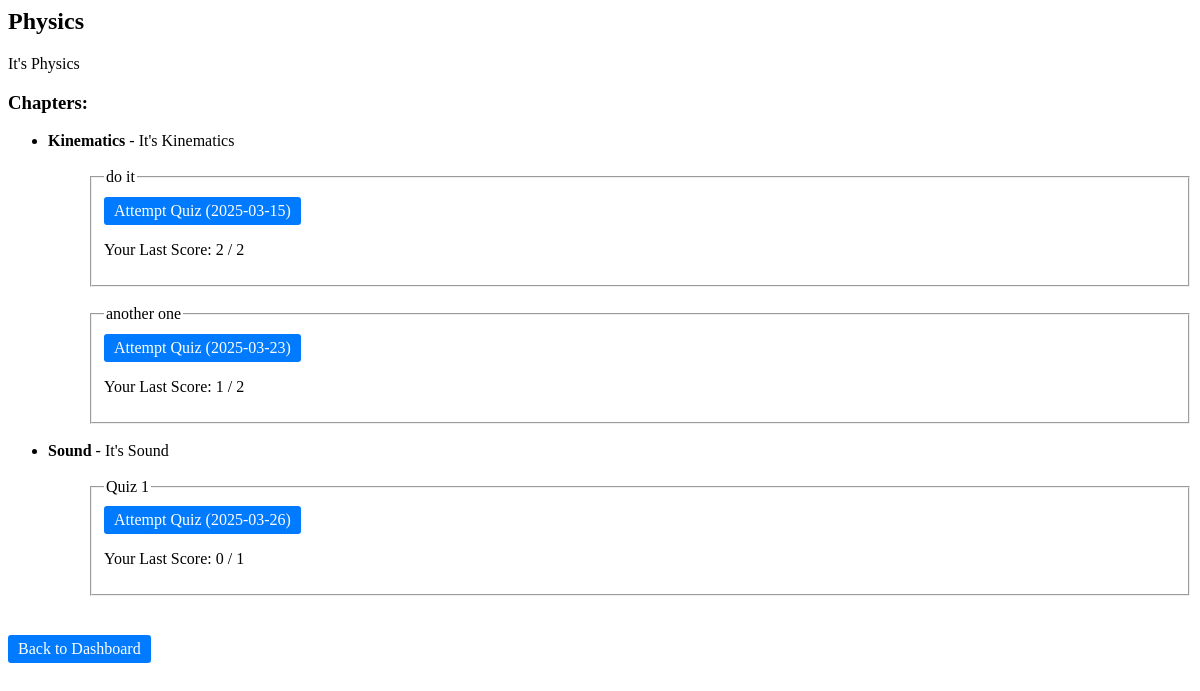
The page /view_quizzes/1 (signed in) on the database its author committed.
### models/models.py (models this page shows)
class Subject(db.Model):
    id = db.Column(db.Integer, primary_key=True)
    name = db.Column(db.String(150), unique=True, nullable=False)
    description = db.Column(db.Text, nullable=True)

class Chapter(db.Model):
    id = db.Column(db.Integer, primary_key=True)
    subject_id = db.Column(db.Integer, db.ForeignKey('subject.id'), nullable=False) # Link to subject
    name = db.Column(db.String(150), nullable=False)
    description = db.Column(db.Text, nullable=True)

class Quiz(db.Model):
    id = db.Column(db.Integer, primary_key=True)
    chapter_id = db.Column(db.Integer, db.ForeignKey('chapter.id'), nullable=False) # Link to Chapter
    date_of_quiz = db.Column(db.DateTime, nullable=False)
    remarks = db.Column(db.String(255), nullable=True)
    chapter = db.relationship('Chapter', backref=db.backref('quizzes', lazy=True))
    questions = db.relationship('Question', backref='quiz', lazy=True)

### app.py (the view)
@app.route("/view_quizzes/<int:subject_id>")
def view_quizzes(subject_id):
    if "user_id" not in session:
        return redirect(url_for("login"))
    user_id = session["user_id"]
    subject = Subject.query.get(subject_id)
    if not subject:
        return "Subject not found", 404
    chapters = Chapter.query.filter_by(subject_id=subject_id).all()
    quizzes_by_chapter = {} # Object to store individual quiz data
    now = datetime.now() # To know if quiz should be attemptable
    user_scores = {}  # Object to store user scores for each quiz
    for chapter in chapters:
        quizzes = Quiz.query.filter(
            Quiz.chapter_id == chapter.id,
        ).all()
        quizzes_by_chapter[chapter.id] = quizzes
        for quiz in quizzes:
            score_record = Score.query.filter_by(user_id=user_id, quiz_id=quiz.id).order_by(Score.time_stamp_of_attempt.desc()).first()
            user_scores[quiz.id] = score_record.total_scored if score_record else None # Object storing User scores for each quiz
    return render_template("view_quizzes.html", subject=subject, chapters=chapters, quizzes_by_chapter=quizzes_by_chapter, user_scores=user_scores,now=now)

### templates/view_quizzes.html (shortened to what this page needs)
<head>
    <link rel="stylesheet" href="{{ url_for('static', filename='styles.css') }}">
</head>
<body>
    <h2>{{ subject.name }}</h2>
    <p>{{ subject.description }}</p>
    <h3>Chapters:</h3>
    {% if chapters %}
        <ul>
            {% for chapter in chapters %}
                <li>
                    <strong>{{ chapter.name }}</strong> - {{ chapter.description }}
                    {% if quizzes_by_chapter[chapter.id] %}
                        <ul style="list-style-type: none;"><br>
                            {% for quiz in quizzes_by_chapter[chapter.id] %}
                            <li>
                                <fieldset>
                                {% if quiz.date_of_quiz <= now %}
                                    <legend> {{ quiz.remarks }}</legend>
                                    <a class="button" href="{{ url_for('attempt_quiz', quiz_id=quiz.id) }}">
                                        Attempt Quiz ({{ quiz.date_of_quiz.strftime('%Y-%m-%d') }})
                                    </a>
                                    {% if user_scores.get(quiz.id) is not none %}
                                        <p>Your Last Score: {{ user_scores[quiz.id] }} / {{ quiz.questions|length }}</p>
                                    {% else %}
                                        <p>You haven't attempted this quiz yet.</p>
                                    {% endif %}
                                {% else %}
                                    <span style="color: gray;">
                                        <p> {{ quiz.remarks }}</p>
                                        Quiz Starts at {{ quiz.date_of_quiz.strftime('%Y-%m-%d %H:%M') }}
                                    </span>
                                {% endif %}
                                </fieldset><br>
                            </li>
                            {% endfor %}
                        </ul>
                    {% else %}
                        <p>No quizzes available for this chapter.</p>
                    {% endif %}
                </li>
            {% endfor %}
        </ul>
    {% else %}
        <p>No chapters available for this subject.</p>
    {% endif %}
    <p><a class="button" href="{{ url_for('user_dashboard') }}">Back to Dashboard</a></p>
</body>

### static/styles.css (style rules this page uses)
.button { display: inline-block; margin-top: 5px; padding: 5px 10px; text-decoration: none; background-color: #007bff; color: white; border-radius: 3px; }

### rows shown on the page
Subject: name "Physics", description "It's Physics"
Chapter: name "Kinematics", description "It's Kinematics"
Quiz: remarks "do it", date_of_quiz "2025-03-15", user_scores "2", questions|length "2"
Quiz: remarks "another one", date_of_quiz "2025-03-23", chapter "1", questions|length "2"
Chapter: name "Sound", description "It's Sound"
Quiz: remarks "Quiz 1", date_of_quiz "2025-03-26", user_scores "0", questions|length "1"
